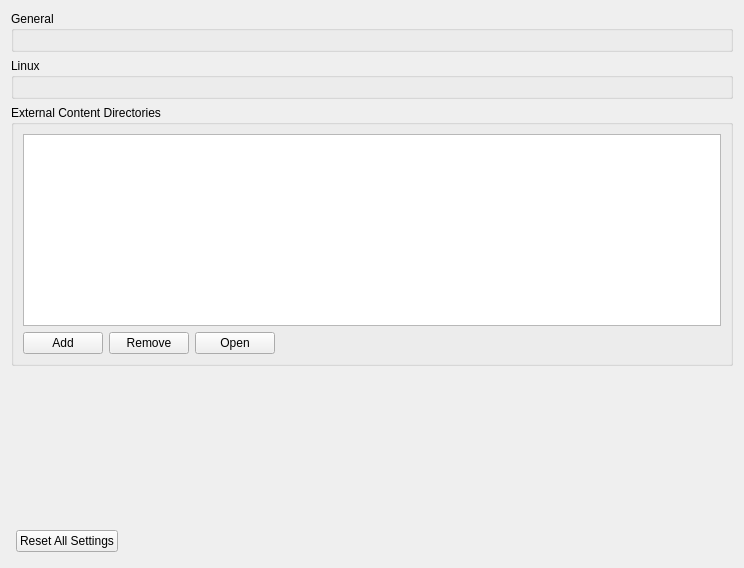
<?xml version="1.0" encoding="UTF-8"?>
<ui version="4.0">
 <class>ConfigureGeneral</class>
 <widget class="QWidget" name="ConfigureGeneral">
  <property name="geometry">
   <rect>
    <x>0</x>
    <y>0</y>
    <width>744</width>
    <height>568</height>
   </rect>
  </property>
  <property name="windowTitle">
   <string>Form</string>
  </property>
  <property name="accessibleName">
   <string>General</string>
  </property>
  <layout class="QHBoxLayout" name="HorizontalLayout">
   <item>
    <layout class="QVBoxLayout" name="VerticalLayout">
     <item>
      <widget class="QGroupBox" name="GeneralGroupBox">
       <property name="title">
        <string>General</string>
       </property>
       <layout class="QHBoxLayout" name="GeneralHorizontalLayout">
        <item>
         <widget class="QWidget" name="general_widget" native="true">
          <layout class="QVBoxLayout" name="GeneralVerticalLayout">
           <property name="leftMargin">
            <number>0</number>
           </property>
           <property name="topMargin">
            <number>0</number>
           </property>
           <property name="rightMargin">
            <number>0</number>
           </property>
           <property name="bottomMargin">
            <number>0</number>
           </property>
          </layout>
         </widget>
        </item>
       </layout>
      </widget>
     </item>
     <item>
      <widget class="QGroupBox" name="LinuxGroupBox">
       <property name="title">
        <string>Linux</string>
       </property>
       <layout class="QVBoxLayout" name="LinuxVerticalLayout_1">
        <item>
         <widget class="QWidget" name="linux_widget" native="true">
          <layout class="QVBoxLayout" name="LinuxVerticalLayout_2">
           <property name="leftMargin">
            <number>0</number>
           </property>
           <property name="topMargin">
            <number>0</number>
           </property>
           <property name="rightMargin">
            <number>0</number>
           </property>
           <property name="bottomMargin">
            <number>0</number>
           </property>
          </layout>
         </widget>
        </item>
       </layout>
      </widget>
     </item>
     <item>
      <widget class="QGroupBox" name="ExternalContentGroupBox">
       <property name="title">
        <string>External Content Directories</string>
       </property>
       <layout class="QVBoxLayout" name="ExternalContentVerticalLayout">
        <item>
         <widget class="QListWidget" name="external_content_list">
          <property name="alternatingRowColors">
           <bool>true</bool>
          </property>
         </widget>
        </item>
        <item>
         <layout class="QHBoxLayout" name="ExternalContentButtonsLayout">
          <item>
           <widget class="QPushButton" name="button_add_external_content">
            <property name="text">
             <string>Add</string>
            </property>
           </widget>
          </item>
          <item>
           <widget class="QPushButton" name="button_remove_external_content">
            <property name="text">
             <string>Remove</string>
            </property>
           </widget>
          </item>
          <item>
           <widget class="QPushButton" name="button_open_external_content">
            <property name="text">
             <string>Open</string>
            </property>
           </widget>
          </item>
          <item>
           <spacer name="horizontalSpacer_ExternalContent">
            <property name="orientation">
             <enum>Qt::Horizontal</enum>
            </property>
            <property name="sizeHint" stdset="0">
             <size>
              <width>40</width>
              <height>20</height>
             </size>
            </property>
           </spacer>
          </item>
         </layout>
        </item>
       </layout>
      </widget>
     </item>
     <item>
      <spacer name="verticalSpacer">
       <property name="orientation">
        <enum>Qt::Vertical</enum>
       </property>
       <property name="sizeHint" stdset="0">
        <size>
         <width>20</width>
         <height>40</height>
        </size>
       </property>
      </spacer>
     </item>
     <item>
      <layout class="QHBoxLayout" name="layout_reset">
       <property name="spacing">
        <number>6</number>
       </property>
       <property name="leftMargin">
        <number>5</number>
       </property>
       <property name="topMargin">
        <number>5</number>
       </property>
       <property name="rightMargin">
        <number>5</number>
       </property>
       <property name="bottomMargin">
        <number>5</number>
       </property>
       <item>
        <widget class="QPushButton" name="button_reset_defaults">
         <property name="text">
          <string>Reset All Settings</string>
         </property>
        </widget>
       </item>
       <item>
        <spacer name="spacer_reset">
         <property name="orientation">
          <enum>Qt::Horizontal</enum>
         </property>
         <property name="sizeHint" stdset="0">
          <size>
           <width>40</width>
           <height>20</height>
          </size>
         </property>
        </spacer>
       </item>
      </layout>
     </item>
    </layout>
   </item>
  </layout>
 </widget>
 <resources/>
 <connections/>
</ui>
